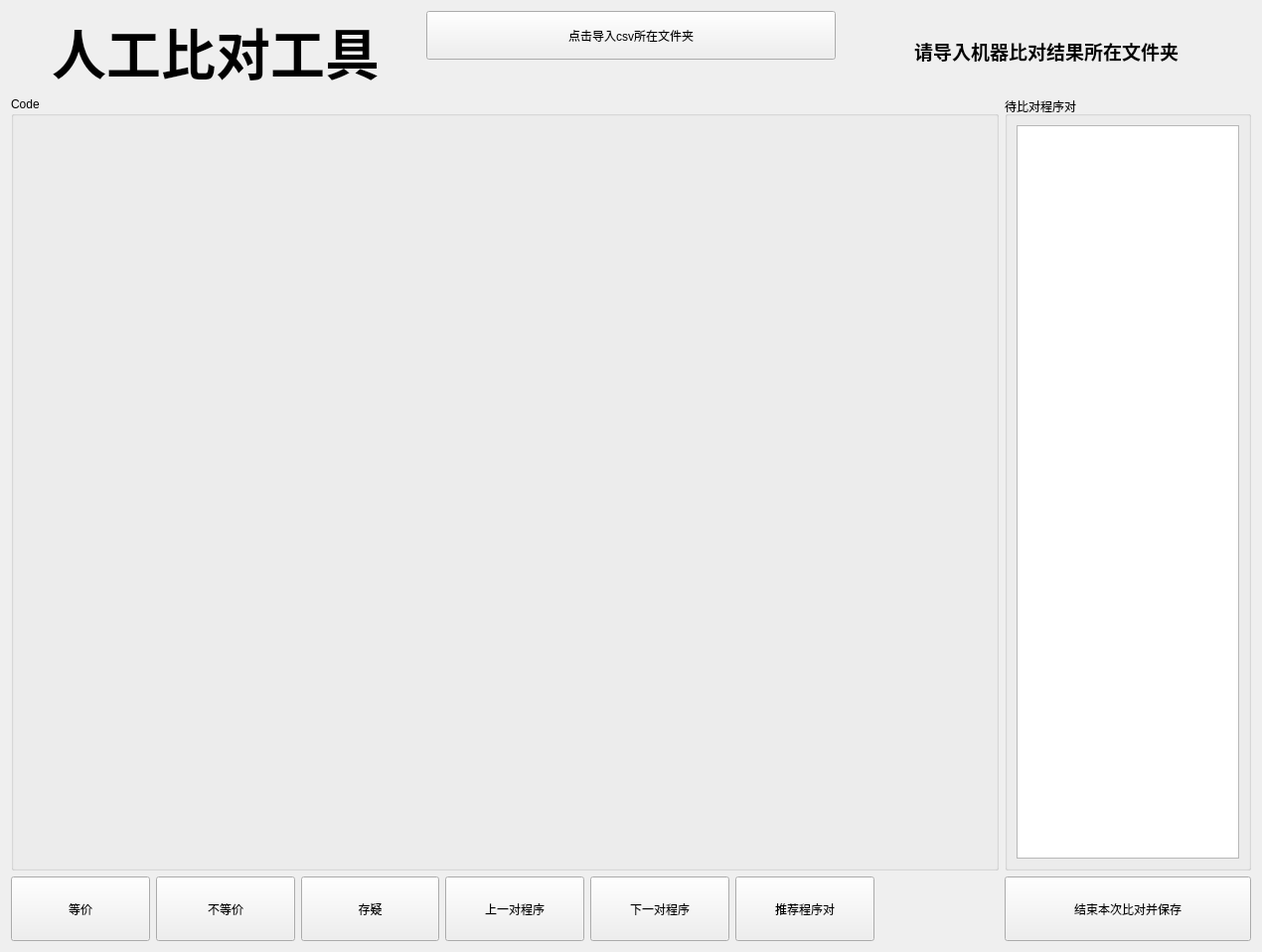
<?xml version="1.0" encoding="UTF-8"?>
<ui version="4.0">
 <class>Form</class>
 <widget class="QWidget" name="Form">
  <property name="geometry">
   <rect>
    <x>0</x>
    <y>0</y>
    <width>1270</width>
    <height>958</height>
   </rect>
  </property>
  <property name="windowTitle">
   <string>人工比对工具</string>
  </property>
  <layout class="QVBoxLayout" name="verticalLayout_2" stretch="1,12,1">
   <item>
    <layout class="QHBoxLayout" name="horizontalLayout_4">
     <item>
      <widget class="QLabel" name="label">
       <property name="font">
        <font>
         <pointsize>41</pointsize>
         <weight>75</weight>
         <bold>true</bold>
        </font>
       </property>
       <property name="text">
        <string>人工比对工具</string>
       </property>
       <property name="alignment">
        <set>Qt::AlignCenter</set>
       </property>
      </widget>
     </item>
     <item>
      <layout class="QVBoxLayout" name="verticalLayout" stretch="2,1">
       <item>
        <widget class="QPushButton" name="importButton">
         <property name="sizePolicy">
          <sizepolicy hsizetype="Preferred" vsizetype="Preferred">
           <horstretch>0</horstretch>
           <verstretch>0</verstretch>
          </sizepolicy>
         </property>
         <property name="text">
          <string>点击导入csv所在文件夹</string>
         </property>
        </widget>
       </item>
       <item>
        <widget class="QLabel" name="current_path">
         <property name="text">
          <string/>
         </property>
        </widget>
       </item>
      </layout>
     </item>
     <item>
      <widget class="QLabel" name="statusButton">
       <property name="font">
        <font>
         <pointsize>14</pointsize>
         <weight>75</weight>
         <bold>true</bold>
        </font>
       </property>
       <property name="text">
        <string>请导入机器比对结果所在文件夹</string>
       </property>
       <property name="alignment">
        <set>Qt::AlignCenter</set>
       </property>
      </widget>
     </item>
    </layout>
   </item>
   <item>
    <layout class="QHBoxLayout" name="horizontalLayout_3" stretch="4,1">
     <item>
      <widget class="QGroupBox" name="groupBox1">
       <property name="title">
        <string>Code</string>
       </property>
       <layout class="QVBoxLayout" name="verticalLayout_3" stretch="1,30">
        <item>
         <widget class="QLabel" name="code_label">
          <property name="text">
           <string/>
          </property>
         </widget>
        </item>
        <item>
         <widget class="QWidget" name="container" native="true"/>
        </item>
       </layout>
      </widget>
     </item>
     <item>
      <widget class="QGroupBox" name="groupBox2">
       <property name="title">
        <string>待比对程序对</string>
       </property>
       <layout class="QHBoxLayout" name="horizontalLayout_2">
        <item>
         <widget class="QListWidget" name="csvDisplayer">
          <property name="mouseTracking">
           <bool>false</bool>
          </property>
         </widget>
        </item>
       </layout>
      </widget>
     </item>
    </layout>
   </item>
   <item>
    <layout class="QHBoxLayout" name="horizontalLayout_6" stretch="7,1,2">
     <item>
      <layout class="QHBoxLayout" name="horizontalLayout_5">
       <item>
        <widget class="QPushButton" name="equalButton">
         <property name="sizePolicy">
          <sizepolicy hsizetype="Minimum" vsizetype="Minimum">
           <horstretch>0</horstretch>
           <verstretch>0</verstretch>
          </sizepolicy>
         </property>
         <property name="text">
          <string>等价</string>
         </property>
        </widget>
       </item>
       <item>
        <widget class="QPushButton" name="inequalButton">
         <property name="sizePolicy">
          <sizepolicy hsizetype="Minimum" vsizetype="Minimum">
           <horstretch>0</horstretch>
           <verstretch>0</verstretch>
          </sizepolicy>
         </property>
         <property name="text">
          <string>不等价</string>
         </property>
        </widget>
       </item>
       <item>
        <widget class="QPushButton" name="suspectButton">
         <property name="sizePolicy">
          <sizepolicy hsizetype="Minimum" vsizetype="Minimum">
           <horstretch>0</horstretch>
           <verstretch>0</verstretch>
          </sizepolicy>
         </property>
         <property name="text">
          <string>存疑</string>
         </property>
        </widget>
       </item>
       <item>
        <widget class="QPushButton" name="lastButton">
         <property name="sizePolicy">
          <sizepolicy hsizetype="Minimum" vsizetype="Minimum">
           <horstretch>0</horstretch>
           <verstretch>0</verstretch>
          </sizepolicy>
         </property>
         <property name="text">
          <string>上一对程序</string>
         </property>
        </widget>
       </item>
       <item>
        <widget class="QPushButton" name="nxtButton">
         <property name="sizePolicy">
          <sizepolicy hsizetype="Minimum" vsizetype="Minimum">
           <horstretch>0</horstretch>
           <verstretch>0</verstretch>
          </sizepolicy>
         </property>
         <property name="text">
          <string>下一对程序</string>
         </property>
        </widget>
       </item>
       <item>
        <widget class="QPushButton" name="recommend">
         <property name="sizePolicy">
          <sizepolicy hsizetype="Minimum" vsizetype="Minimum">
           <horstretch>0</horstretch>
           <verstretch>0</verstretch>
          </sizepolicy>
         </property>
         <property name="text">
          <string>推荐程序对</string>
         </property>
        </widget>
       </item>
      </layout>
     </item>
     <item>
      <spacer name="horizontalSpacer">
       <property name="orientation">
        <enum>Qt::Horizontal</enum>
       </property>
       <property name="sizeType">
        <enum>QSizePolicy::Preferred</enum>
       </property>
       <property name="sizeHint" stdset="0">
        <size>
         <width>40</width>
         <height>20</height>
        </size>
       </property>
      </spacer>
     </item>
     <item>
      <widget class="QPushButton" name="endButton">
       <property name="sizePolicy">
        <sizepolicy hsizetype="Minimum" vsizetype="Minimum">
         <horstretch>0</horstretch>
         <verstretch>0</verstretch>
        </sizepolicy>
       </property>
       <property name="text">
        <string>结束本次比对并保存</string>
       </property>
      </widget>
     </item>
    </layout>
   </item>
  </layout>
 </widget>
 <resources/>
 <connections/>
</ui>
